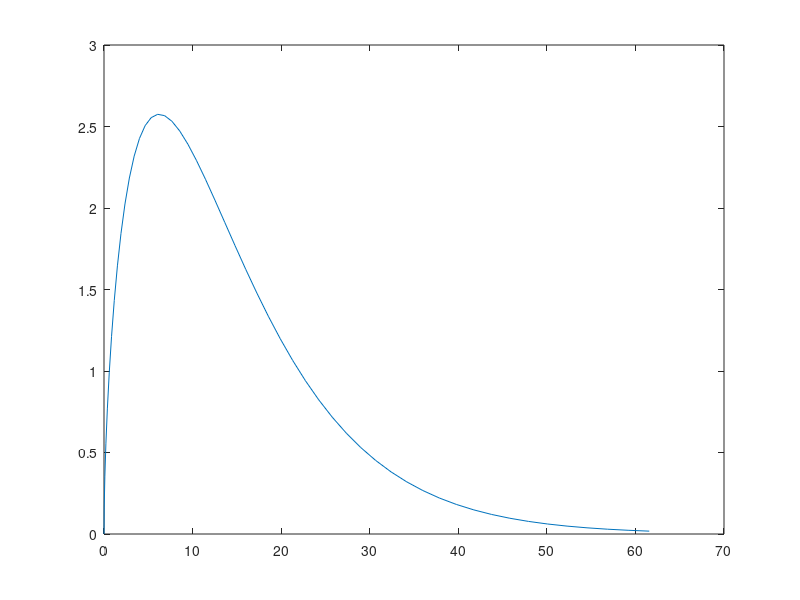

Source code (MATLAB):
Psi= [0, 0.165191, 0.350853, 0.553121, 0.767527, 0.989153, 1.21281, 1.43322, 1.6452, 1.84388, 2.0248, 2.18411, 2.31867, 2.42612, 2.50493, 2.55441, 2.57471, 2.56672, 2.53205, 2.47286, 2.39182, 2.29194, 2.17643, 2.04863, 1.91186, 1.76932, 1.62402, 1.4787, 1.33576, 1.19728, 1.06495, 0.940099, 0.823708, 0.716415, 0.61856, 0.53022, 0.451251, 0.381324, 0.31997, 0.266616, 0.220621, 0.181306, 0.147979, 0.119958, 0.096586, 0.0772452, 0.0613643, 0.0484239, 0.0379591, 0.0295596, 0.0228674, 0.0175745, ];
rho= [0, 0.0236686, 0.0946746, 0.213018, 0.378698, 0.591716, 0.852071, 1.15976, 1.51479, 1.91716, 2.36686, 2.86391, 3.40828, 4, 4.63905, 5.32544, 6.05917, 6.84024, 7.66864, 8.54438, 9.46746, 10.4379, 11.4556, 12.5207, 13.6331, 14.7929, 16, 17.2544, 18.5562, 19.9053, 21.3018, 22.7456, 24.2367, 25.7751, 27.3609, 28.9941, 30.6746, 32.4024, 34.1775, 36, 37.8698, 39.787, 41.7515, 43.7633, 45.8225, 47.929, 50.0828, 52.284, 54.5325, 56.8284, 59.1716, 61.5621, ];
plot(rho,Psi);
